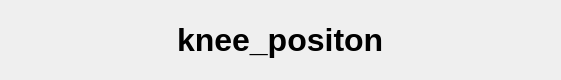
<?xml version="1.0" encoding="UTF-8"?>
<ui version="4.0">
 <class>DataPlotWidget</class>
 <widget class="QWidget" name="DataPlotWidget">
  <property name="geometry">
   <rect>
    <x>0</x>
    <y>0</y>
    <width>561</width>
    <height>80</height>
   </rect>
  </property>
  <property name="acceptDrops">
   <bool>true</bool>
  </property>
  <property name="windowTitle">
   <string>Plot</string>
  </property>
  <layout class="QVBoxLayout" name="verticalLayout">
   <property name="spacing">
    <number>0</number>
   </property>
   <property name="leftMargin">
    <number>0</number>
   </property>
   <property name="topMargin">
    <number>0</number>
   </property>
   <property name="rightMargin">
    <number>0</number>
   </property>
   <property name="bottomMargin">
    <number>0</number>
   </property>
   <item>
    <layout class="QHBoxLayout" name="dataPlotControls">
     <property name="spacing">
      <number>0</number>
     </property>
     <property name="leftMargin">
      <number>5</number>
     </property>
     <property name="topMargin">
      <number>5</number>
     </property>
     <property name="rightMargin">
      <number>5</number>
     </property>
     <property name="bottomMargin">
      <number>5</number>
     </property>
     <item>
      <spacer name="horizontalSpacer">
       <property name="orientation">
        <enum>Qt::Horizontal</enum>
       </property>
       <property name="sizeHint" stdset="0">
        <size>
         <width>40</width>
         <height>20</height>
        </size>
       </property>
      </spacer>
     </item>
     <item>
      <widget class="QLabel" name="label">
       <property name="font">
        <font>
         <pointsize>24</pointsize>
         <weight>75</weight>
         <bold>true</bold>
        </font>
       </property>
       <property name="text">
        <string>knee_positon</string>
       </property>
      </widget>
     </item>
     <item>
      <spacer name="horizontalSpacer_2">
       <property name="orientation">
        <enum>Qt::Horizontal</enum>
       </property>
       <property name="sizeHint" stdset="0">
        <size>
         <width>40</width>
         <height>20</height>
        </size>
       </property>
      </spacer>
     </item>
    </layout>
   </item>
   <item>
    <layout class="QHBoxLayout" name="data_plot_layout">
     <property name="spacing">
      <number>0</number>
     </property>
    </layout>
   </item>
  </layout>
 </widget>
 <resources/>
 <connections/>
</ui>
